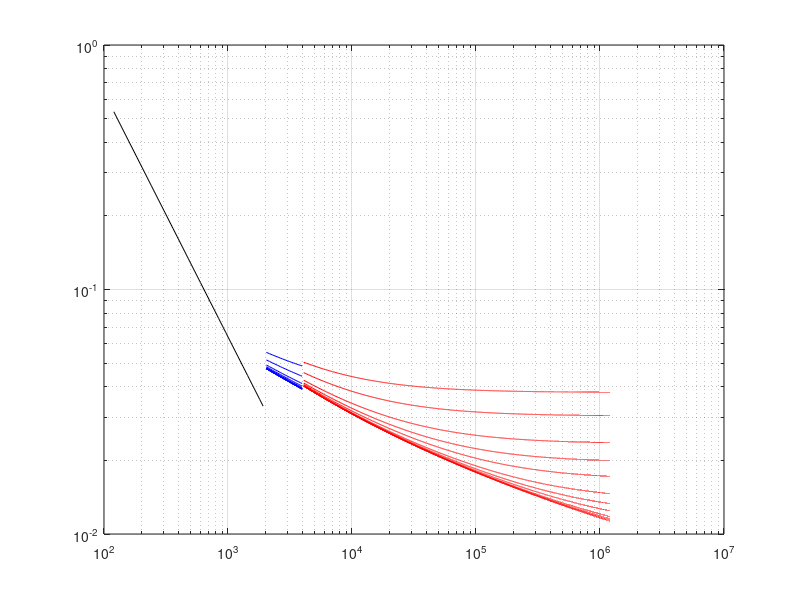
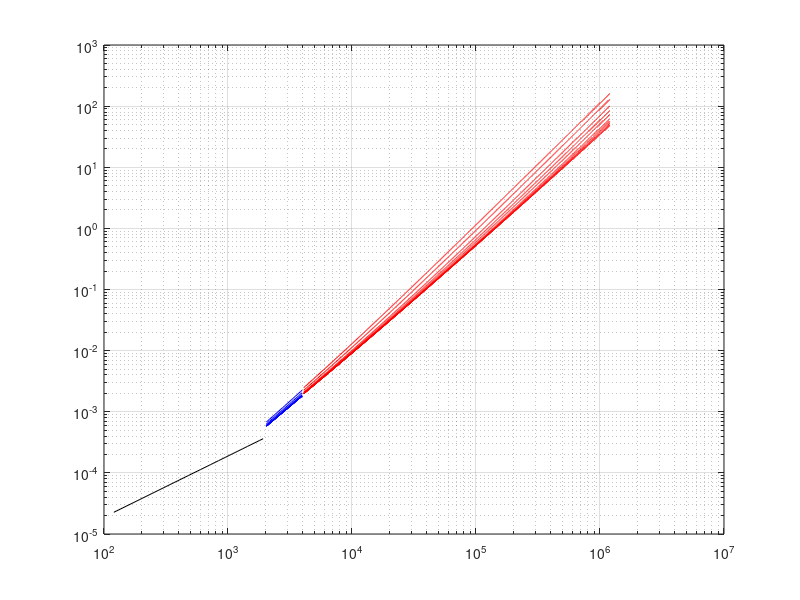

Here is the MATLAB script that generated these plots, in order:
clear;

L = 100; % m
q = 2.5/1000; % m3/s
rho = 1000; % kg/m3
g = 9.81; % m/s2
D = 120/1000; % m
C = 130; % -
v = q / (D^2*pi/4); % m/s

% HAZEM - WILLIAMS
dh_STACI1 = 7.88 * L * abs(q)^0.852 * q * rho *g  / ...
    (C^1.852 * D^4.87 * 0.85^1.85);
f_STACI = abs( dh_STACI1 / (L / D * rho / 2 * v * abs(v)));
dh_STACI2 = f_STACI * L/D * 1/(2*g) / (D^2*pi/4)^2 * q * abs(q); 

dh_WDSH = 10.654 * (q/C)^(1/0.54) * L/(D)^4.87;

% DARCY - WEISBACH
nu = 1e-6; % Pa*s
E = [0.00012;0.00024;0.0006;0.0012;0.0024;0.006;0.012;0.024;0.06;...
    0.12;0.24;0.6;1.2]; % mm
k1 = 2000;
k2 = 4000;

v2 = 0.001:0.001:10;
Re = v2*D / nu;

idx1 = find(Re<k1);
f1 = 64./Re(idx1);
dh_DW1 = f1 * L/D /2/g .* v2(idx1) .* abs(v2(idx1));

tmp1 = Re<k2;
tmp2 = Re>k1;
idx2 = find(tmp1.*tmp2);
% idx2 = find(tmp2);
eps = 1;
f2 = 0.02;
while(eps>1e-6)
    f22 = 1 ./ (2*log10( E./1000/D/3.7*ones(size(idx2)) + 2.51./Re(idx2)./sqrt(f2) )).^2;
    eps = (f22-f2)./f2;
    f2 = f22;
end
dh_DW2 = f2 * L/D /2/g .* v2(idx2) .* abs(v2(idx2));

idx3 = find(Re>k2);
f3 = 0.25 ./ (log10( E/1000/D/3.7 + 5.74./Re(idx3).^0.9)).^2;
dh_DW3 = f3 .* L/D /2/g .* v2(idx3) .* abs(v2(idx3));

figure;
set(gca,'XScale','log','YScale','log')
loglog(Re(idx1),f1,'k');
hold on; grid on;
loglog(Re(idx2),f2,'b');
loglog(Re(idx3),f3,'r');

figure;
set(gca,'XScale','log','YScale','log')
loglog(Re(idx1),dh_DW1,'k');
hold on; grid on;
loglog(Re(idx2),dh_DW2,'b');
loglog(Re(idx3),dh_DW3,'r');




